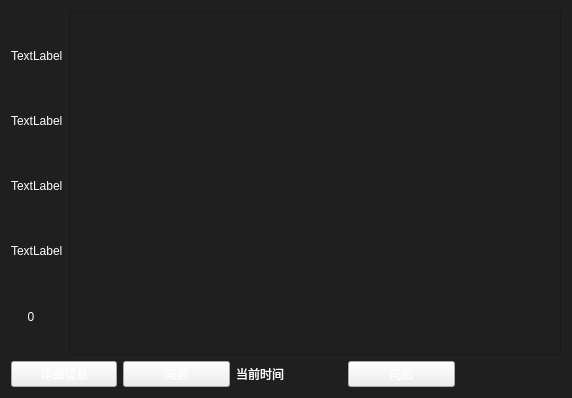
<?xml version="1.0" encoding="UTF-8"?>
<ui version="4.0">
 <class>CylinderWidget</class>
 <widget class="QWidget" name="CylinderWidget">
  <property name="geometry">
   <rect>
    <x>0</x>
    <y>0</y>
    <width>572</width>
    <height>398</height>
   </rect>
  </property>
  <property name="windowTitle">
   <string>Form</string>
  </property>
  <property name="styleSheet">
   <string notr="true">QWidget#frameBackground{
background-color:#1F1F1F;
}
QWidget#CylinderWidget{
background-color:#1F1F1F;
}
QLabel
{
color:white;
}
QPushButton{
color:white;
}
</string>
  </property>
  <layout class="QVBoxLayout" name="verticalLayout_3">
   <item>
    <layout class="QVBoxLayout" name="verticalLayout_2">
     <item>
      <layout class="QHBoxLayout" name="horizontalLayout_3">
       <item>
        <layout class="QVBoxLayout" name="verticalLayout" stretch="5,5,5,5,5,5,5,5,5,5,4">
         <item>
          <spacer name="verticalSpacer_5">
           <property name="orientation">
            <enum>Qt::Vertical</enum>
           </property>
           <property name="sizeHint" stdset="0">
            <size>
             <width>20</width>
             <height>40</height>
            </size>
           </property>
          </spacer>
         </item>
         <item>
          <widget class="QLabel" name="label_5">
           <property name="text">
            <string>TextLabel</string>
           </property>
          </widget>
         </item>
         <item>
          <spacer name="verticalSpacer">
           <property name="orientation">
            <enum>Qt::Vertical</enum>
           </property>
           <property name="sizeHint" stdset="0">
            <size>
             <width>20</width>
             <height>40</height>
            </size>
           </property>
          </spacer>
         </item>
         <item>
          <widget class="QLabel" name="label_4">
           <property name="text">
            <string>TextLabel</string>
           </property>
          </widget>
         </item>
         <item>
          <spacer name="verticalSpacer_2">
           <property name="orientation">
            <enum>Qt::Vertical</enum>
           </property>
           <property name="sizeHint" stdset="0">
            <size>
             <width>20</width>
             <height>40</height>
            </size>
           </property>
          </spacer>
         </item>
         <item>
          <widget class="QLabel" name="label_3">
           <property name="text">
            <string>TextLabel</string>
           </property>
          </widget>
         </item>
         <item>
          <spacer name="verticalSpacer_3">
           <property name="orientation">
            <enum>Qt::Vertical</enum>
           </property>
           <property name="sizeHint" stdset="0">
            <size>
             <width>20</width>
             <height>40</height>
            </size>
           </property>
          </spacer>
         </item>
         <item>
          <widget class="QLabel" name="label_2">
           <property name="text">
            <string>TextLabel</string>
           </property>
          </widget>
         </item>
         <item>
          <spacer name="verticalSpacer_4">
           <property name="orientation">
            <enum>Qt::Vertical</enum>
           </property>
           <property name="sizeHint" stdset="0">
            <size>
             <width>20</width>
             <height>40</height>
            </size>
           </property>
          </spacer>
         </item>
         <item>
          <widget class="QLabel" name="label">
           <property name="text">
            <string>     0</string>
           </property>
          </widget>
         </item>
         <item>
          <spacer name="verticalSpacer_6">
           <property name="orientation">
            <enum>Qt::Vertical</enum>
           </property>
           <property name="sizeHint" stdset="0">
            <size>
             <width>20</width>
             <height>40</height>
            </size>
           </property>
          </spacer>
         </item>
        </layout>
       </item>
       <item>
        <widget class="QFrame" name="frameBackground">
         <property name="styleSheet">
          <string notr="true"/>
         </property>
         <property name="frameShape">
          <enum>QFrame::StyledPanel</enum>
         </property>
         <property name="frameShadow">
          <enum>QFrame::Raised</enum>
         </property>
         <layout class="QHBoxLayout" name="horizontalLayout" stretch="1,1,1,1,1,1,1">
          <item>
           <widget class="CylinderControl" name="widgetFirst" native="true"/>
          </item>
          <item>
           <widget class="CylinderControl" name="widgetSecond" native="true"/>
          </item>
          <item>
           <widget class="CylinderControl" name="widgetThird" native="true"/>
          </item>
          <item>
           <widget class="CylinderControl" name="widgetFourth" native="true"/>
          </item>
          <item>
           <widget class="CylinderControl" name="widgetFifth" native="true"/>
          </item>
          <item>
           <widget class="CylinderControl" name="widgetSixth" native="true"/>
          </item>
          <item>
           <spacer name="horizontalSpacer">
            <property name="orientation">
             <enum>Qt::Horizontal</enum>
            </property>
            <property name="sizeHint" stdset="0">
             <size>
              <width>40</width>
              <height>20</height>
             </size>
            </property>
           </spacer>
          </item>
         </layout>
        </widget>
       </item>
      </layout>
     </item>
     <item>
      <layout class="QHBoxLayout" name="horizontalLayout_2" stretch="1,1,1,1,1">
       <item>
        <widget class="MyMaterialFlatButton" name="pushButton">
         <property name="text">
          <string>详细信息</string>
         </property>
        </widget>
       </item>
       <item>
        <widget class="MyMaterialFlatButton" name="pushButton_2">
         <property name="text">
          <string>向前</string>
         </property>
        </widget>
       </item>
       <item>
        <widget class="QLabel" name="label_6">
         <property name="text">
          <string>当前时间</string>
         </property>
        </widget>
       </item>
       <item>
        <widget class="MyMaterialFlatButton" name="pushButton_3">
         <property name="text">
          <string>向后</string>
         </property>
        </widget>
       </item>
       <item>
        <spacer name="horizontalSpacer_2">
         <property name="orientation">
          <enum>Qt::Horizontal</enum>
         </property>
         <property name="sizeHint" stdset="0">
          <size>
           <width>40</width>
           <height>20</height>
          </size>
         </property>
        </spacer>
       </item>
      </layout>
     </item>
    </layout>
   </item>
  </layout>
 </widget>
 <customwidgets>
  <customwidget>
   <class>MyMaterialFlatButton</class>
   <extends>QPushButton</extends>
   <header location="global">mymaterialflatbutton.h</header>
  </customwidget>
  <customwidget>
   <class>CylinderControl</class>
   <extends>QWidget</extends>
   <header location="global">cylindercontrol.h</header>
   <container>1</container>
  </customwidget>
 </customwidgets>
 <resources/>
 <connections/>
</ui>
